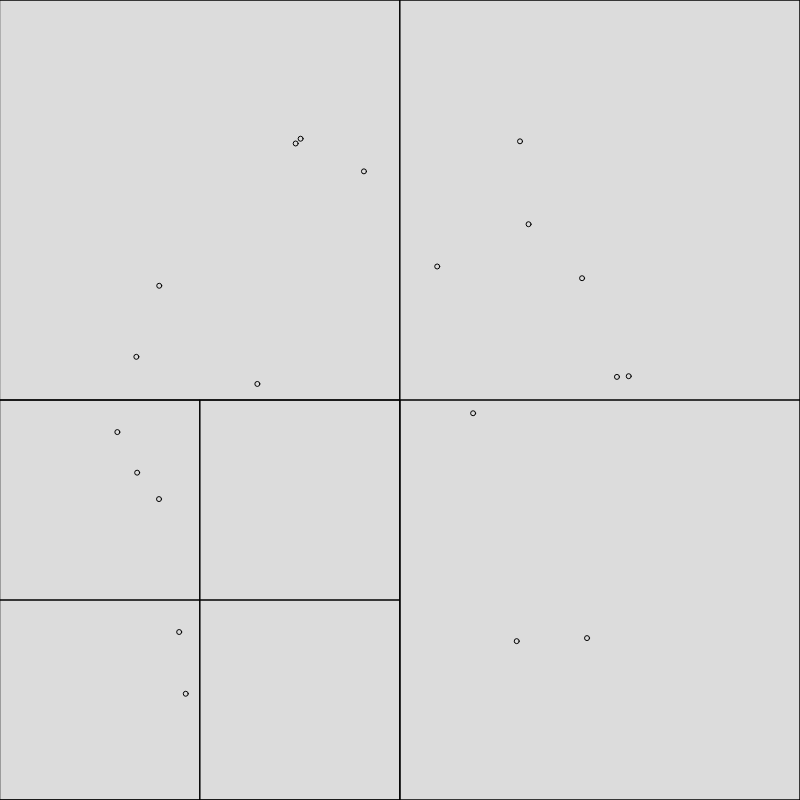
Frame 1 (no input)
Frame 2 (the mouse pressed at the canvas centre, redrawn once): identical to frame 1, image omitted

The p5.js sketch that drew this single still picture (run headless with seeded random() and noise() and a simulated clock; the mouse was pressed at the canvas centre and the sketch redrawn once):

// p5.js sketch
// ── sketch.js
let tree;
let walkers = [];

function setup() {
  createCanvas(800, 800);
  angleMode(DEGREES);
  for (let i = 0; i < 20; i ++) {
    walkers.push(new Walker(random(100,700), random(100,700), random(360)));
  }
}

function draw() {
  background(220);
  tree = new QuadTree(0, 0, width, height);
  walkers.forEach((w) => tree.insert(w));
  //walkers.forEach((w) => w.render() );
  tree.render();
  //text(tree.size(), 10, 10);
  noLoop();
}

class Walker {
  constructor(x, y, angle) {
    this.x = x;
    this.y = y;
    this.angle = angle;
    this.speed = random(1, 2);
  }
  update() {
    this.x += cos(this.angle) * this.speed;
    this.y += sin(this.angle) * this.speed;
    this.angle += random(-3, 3);
  }
  render() {
    stroke(0);
    circle(this.x, this.y, 5);
  }
}

class QuadTree {
  constructor(x, y, w, h, pts = []) {
    this.boundary = { x, y, w, h };
    this.capacity = 4;
    this.points = [];
    this.divided = false;
    pts.forEach((p) => this.insert(p));
  }

  size() {
    let num = this.points.length;
    if (this.divided) {
      num += (this.nw.size() + this.ne.size() + this.sw.size() + this.se.size());
    }
    return num;
  }

  render() {
    let { x, y, w, h } = this.boundary;
    noFill();
    stroke(0);
    rect(x, y, w, h);
    this.points.forEach((pt) => pt.render());
    if (this.divided) {
      this.nw.render();
      this.ne.render();
      this.sw.render();
      this.se.render();
    }
  }

  subdivide() {
    let { x, y, w, h } = this.boundary;
    this.nw = new QuadTree(x, y, w / 2, h / 2);
    this.ne = new QuadTree(x + w / 2, y, w / 2, h / 2);
    this.sw = new QuadTree(x, y + h / 2, w / 2, h / 2);
    this.se = new QuadTree(x + w / 2, y + h / 2, w / 2, h / 2);
    this.divided = true;
  }

  insert(pt) {
    if (!this.contains(pt)) return false;

    if (this.points.length < this.capacity) {
      this.points.push(pt);
      return true;
    }

    if (!this.divided && this.points.length === this.capacity) {
      this.subdivide();
    }

    if (this.divided) {
      return (
        this.nw.insert(pt) ||
        this.ne.insert(pt) ||
        this.sw.insert(pt) ||
        this.se.insert(pt)
      );
    }

    return true;
  }

  contains(pt) {
    let { x, y, w, h } = this.boundary;
    return pt.x >= x && pt.x <= x + w && pt.y >= y && pt.y <= y + h;
  }
}
